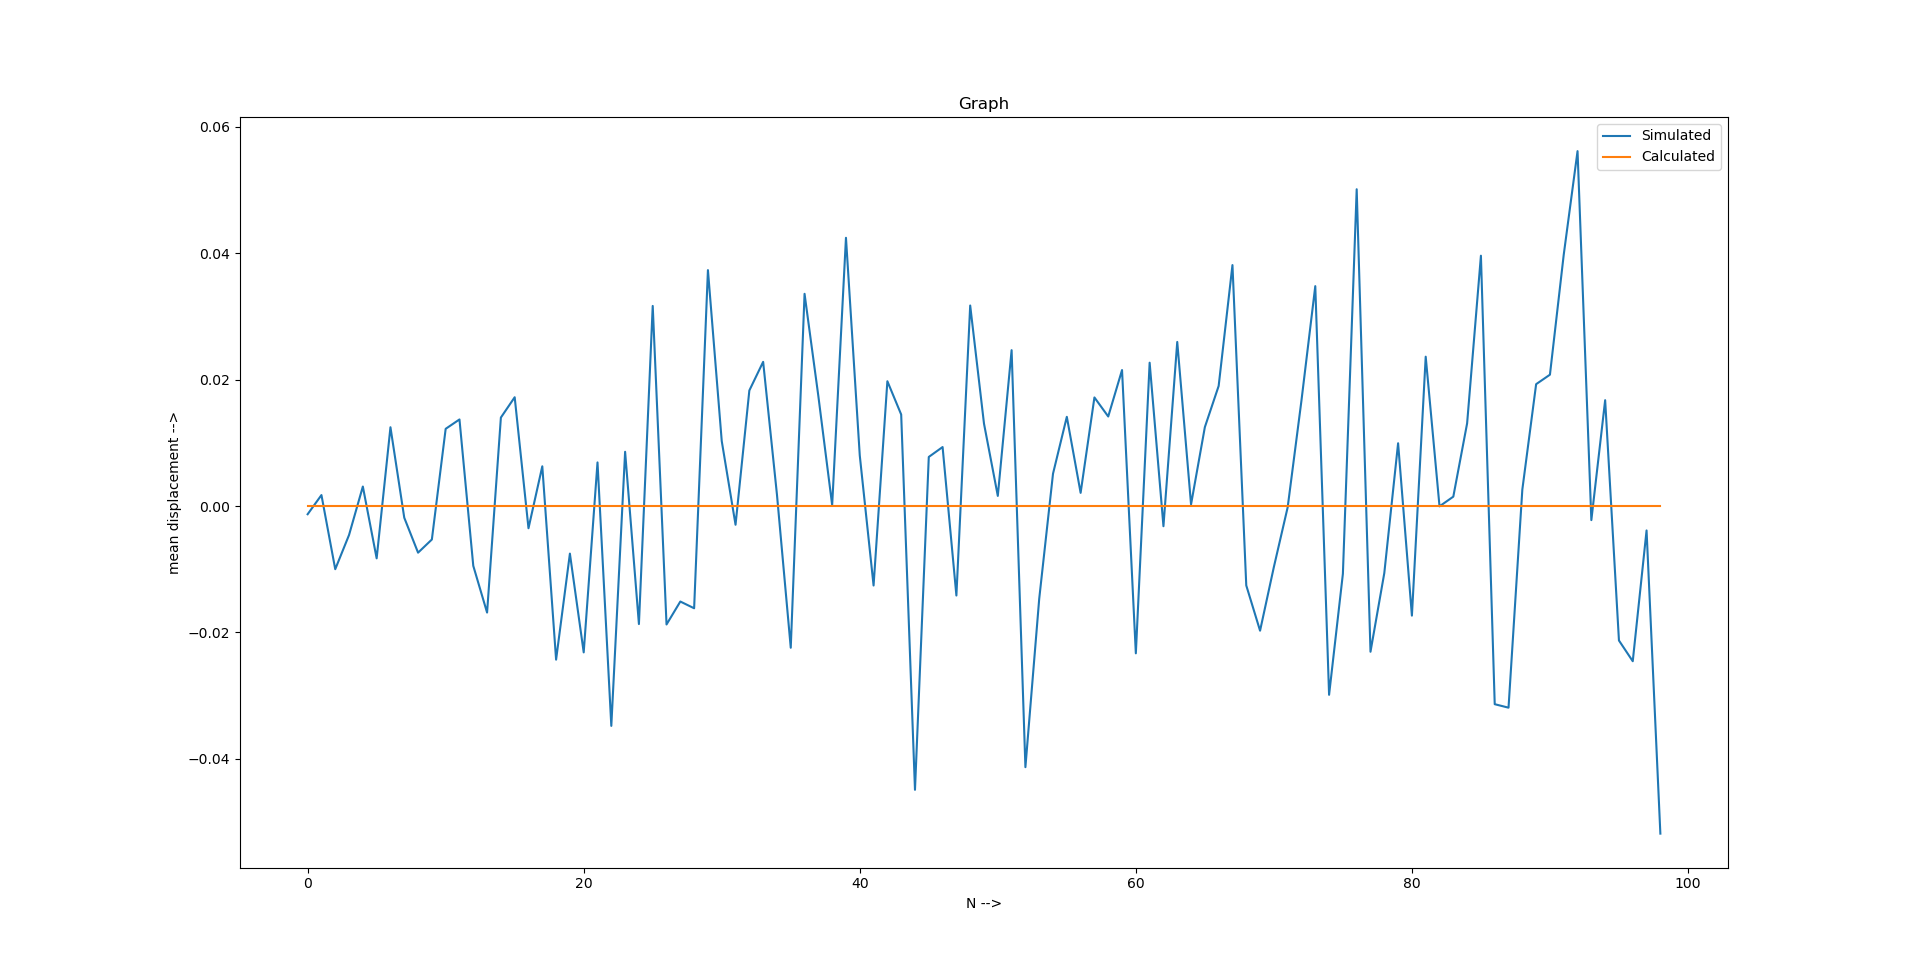

Source code (Python):
# mean displacement
import matplotlib.pyplot as plt
import random
import math

y_1 = []

y_2 = []

for i in range(1,100):
    val = 0
    for j in range(1,120001):
        pos_1 = 0
        for k in range(1,i+1):
            pos_1 = pos_1 + math.floor(random.choice([-1,1]))
        val += pos_1
    y_2.insert(i,val/120000)
    #print(val)
    y_1.insert(i,0)

plt.figure(figsize=(20,20))
plt.ylabel("mean displacement -->")
plt.xlabel("N -->")
plt.title('Graph')
plt.plot(y_2,label='Simulated')
plt.plot(y_1,label='Calculated')
""" 
plt.ylabel("Frequency -->")
plt.xlabel("deviation -->")  # for histogram
plt.hist(y_2)
"""
plt.legend()
plt.show()
